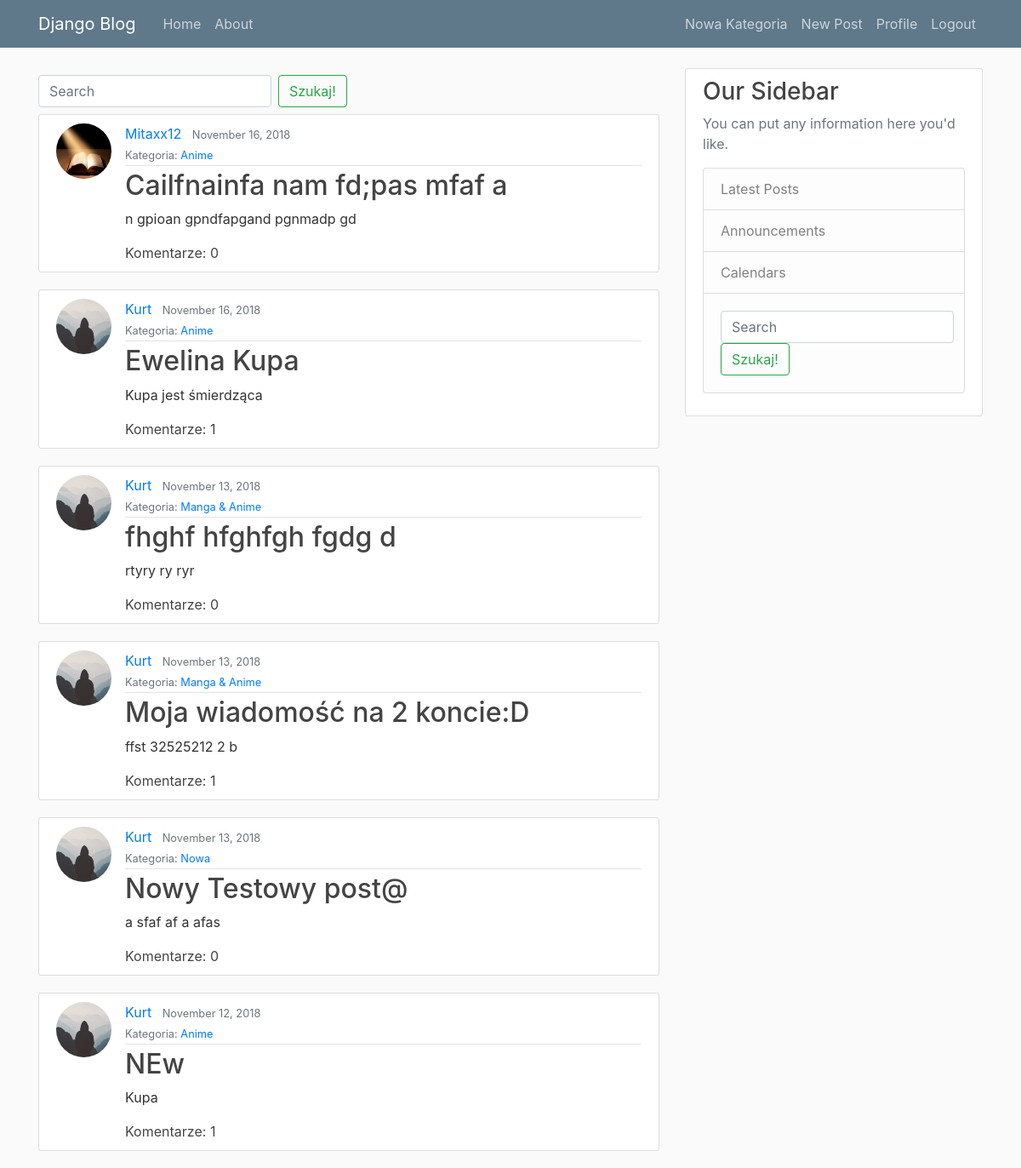
The app's page / (signed in) with its own data.
### blog/models.py (models this page shows, shortened)
class Post(models.Model):
    title = models.CharField(max_length=100)
    content = models.TextField()
    date_posted = models.DateTimeField(default=timezone.now)
    author = models.ForeignKey(User, on_delete=models.CASCADE)
    post_category = models.ForeignKey('Category', on_delete=models.CASCADE, related_name='post_category_fk', null=True, blank=True)

class Category(models.Model):
    name = models.CharField(max_length=140)
    subcategory = models.ForeignKey('Category', on_delete=models.CASCADE, related_name='subcategory_category_fk', null=True, blank=True)
    slug = models.SlugField(max_length=140, unique=True)
    def __str__(self):
        return self.name

### users/models.py (models this page shows, shortened)
class Profile(models.Model):
    user = models.OneToOneField(User, on_delete=models.CASCADE)
    image = models.ImageField(default='default.jpg', upload_to='profile_pics')

### blog/views.py (the view, shortened to what this page needs)
# urls.py: path('', PostListView.as_view(), name='blog-home'),
class PostListView(ListView):
    model = Post
    template_name = 'blog/home.html' # <app>/model>_<viewtype>.html
    context_object_name = {'posts'}
    ordering = ['-date_posted']
    paginate_by = 3
    def get(self, request, *args, **kwargs):
        search = ''
        query = request.GET.get('search')
        posts = self.get_queryset()
        return render(request, self.template_name, {'posts': posts , 'search': search })

### blog/templates/blog/home.html (shortened to what this page needs)
{% extends "blog/base.html" %}
{% block content %}
  <form class="form-inline my-2 my-lg-2" action="" method="GET">
    <input class="form-control mr-sm-2" type="search" placeholder="Search" aria-label="Search" name="search" value="{{ request.GET.search }}">
    <button class="btn btn-outline-success my-2 my-sm-0" type="submit">Szukaj!</button>
  </form>
    {% for post in posts %}
        <article class="media content-section">
          <img class="rounded-circle article-img" src="{{ post.author.profile.image.url }}" />
          <div class="media-body">
            <div class="article-metadata">
              <a class="mr-2" href="{% url 'user-posts' post.author.username %}">{{ post.author }}</a>
              <small class="text-muted">{{ post.date_posted|date:"F d, Y" }}</small></br>
              <small class="text-muted">Kategoria: <a class="mr-2" href="{% url 'category-detail' slug=post.post_category.slug %}">{{  post.post_category }}</a></small>
            </div>
            <h2><a class="article-title" href="{% url 'post-detail' post.id %}">{{ post.title }}</a></h2>
            <p class="article-content">{{ post.content }}</p>
            <a class="article-title" href="{% url 'post-detail' post.id %}">Komentarze: {{ post.comments.count }}</a>
          </div>
        </article>
    {% endfor %}
{% endblock content %}

### blog/static/blog/main.css (style rules this page uses)
body { background: #fafafa; color: #333333; margin-top: 5rem; }
h1, h2, h3, h4, h5, h6 { color: #444444; }
.content-section { background: #ffffff; padding: 10px 20px; border: 1px solid #dddddd; border-radius: 3px; margin-bottom: 20px; }
.article-title { color: #444444; }
.article-content { white-space: pre-line; }
.article-img { height: 65px; width: 65px; margin-right: 16px; }
.article-metadata { padding-bottom: 1px; margin-bottom: 4px; border-bottom: 1px solid #e3e3e3 }

### records on screen
Post: author.profile.image (picture), author "Mitaxx12", date_posted "November 16, 2018", post_category "Anime", title "Cailfnainfa nam fd;pas mfaf a", content "n gpioan gpndfapgand pgnmadp gd", comments.count "0"
Post: author.profile.image (placeholder picture), author "Kurt", date_posted "November 16, 2018", post_category "Anime", title "Ewelina Kupa", content "Kupa jest śmierdząca", comments.count "1"
Post: author.profile.image (placeholder picture), author "Kurt", date_posted "November 13, 2018", post_category "Manga & Anime", title "fhghf hfghfgh fgdg d", content "rtyry ry ryr", comments.count "0"
Post: author.profile.image (placeholder picture), author "Kurt", date_posted "November 13, 2018", post_category "Manga & Anime", title "Moja wiadomość na 2 koncie:D", content "ffst 32525212 2 b", comments.count "1"
Post: author.profile.image (placeholder picture), author "Kurt", date_posted "November 13, 2018", post_category "Nowa", title "Nowy Testowy post@", content "a sfaf af a afas", comments.count "0"
Post: author.profile.image (placeholder picture), author "Kurt", date_posted "November 12, 2018", post_category "Anime", title "NEw", content "Kupa", comments.count "1"
